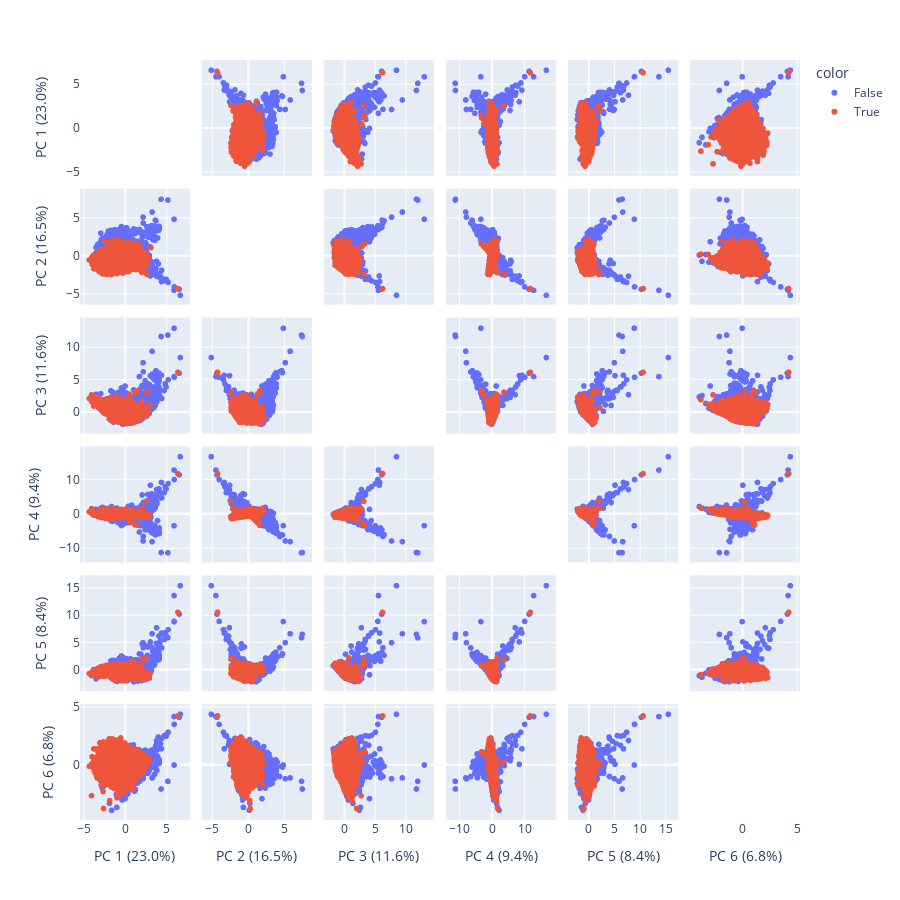

Notebook code for this chart:
### Code cell
labels = {
    str(i): f"PC {i + 1} ({var:.1f}%)"
    for i, var in enumerate(pca.explained_variance_ratio_ * 100)
}

fig = px.scatter_matrix(X_train_pca, labels = labels, dimensions = range(6), color = c_train)
fig.update_traces(diagonal_visible = False)
fig.update_layout(autosize = False, width = 900, height = 900)
fig.show()

### Figure 1 — Plotly figure (JSON) as saved in the notebook; plotly's stock layout.template omitted (floating-point values rounded to 4 significant figures; data arrays with more than 128 entries replaced by an {"elided": "..."} marker saying what was removed)
{"data": [{"diagonal": {"visible": false}, "dimensions": [{"axis": {"matches": true}, "label": "PC 1 (23.0%)", "values": {"elided": "2854 float values"}}, {"axis": {"matches": true}, "label": "PC 2 (16.5%)", "values": {"elided": "2854 float values"}}, {"axis": {"matches": true}, "label": "PC 3 (11.6%)", "values": {"elided": "2854 float values"}}, {"axis": {"matches": true}, "label": "PC 4 (9.4%)", "values": {"elided": "2854 float values"}}, {"axis": {"matches": true}, "label": "PC 5 (8.4%)", "values": {"elided": "2854 float values"}}, {"axis": {"matches": true}, "label": "PC 6 (6.8%)", "values": {"elided": "2854 float values"}}], "hovertemplate": "color=False<br>%{xaxis.title.text}=%{x}<br>%{yaxis.title.text}=%{y}<extra></extra>", "legendgroup": "False", "marker": {"color": "#636efa", "symbol": "circle"}, "name": "False", "showlegend": true, "type": "splom"}, {"diagonal": {"visible": false}, "dimensions": [{"axis": {"matches": true}, "label": "PC 1 (23.0%)", "values": {"elided": "3072 float values"}}, {"axis": {"matches": true}, "label": "PC 2 (16.5%)", "values": {"elided": "3072 float values"}}, {"axis": {"matches": true}, "label": "PC 3 (11.6%)", "values": {"elided": "3072 float values"}}, {"axis": {"matches": true}, "label": "PC 4 (9.4%)", "values": {"elided": "3072 float values"}}, {"axis": {"matches": true}, "label": "PC 5 (8.4%)", "values": {"elided": "3072 float values"}}, {"axis": {"matches": true}, "label": "PC 6 (6.8%)", "values": {"elided": "3072 float values"}}], "hovertemplate": "color=True<br>%{xaxis.title.text}=%{x}<br>%{yaxis.title.text}=%{y}<extra></extra>", "legendgroup": "True", "marker": {"color": "#EF553B", "symbol": "circle"}, "name": "True", "showlegend": true, "type": "splom"}], "layout": {"autosize": false, "dragmode": "select", "height": 900, "legend": {"title": {"text": "color"}, "tracegroupgap": 0}, "margin": {"t": 60}, "width": 900}}
